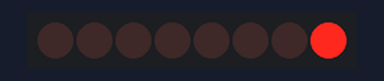
The sketch below on a simulated Arduino Uno, built with avr-gcc and run on an emulated ATmega328P. Shown: 8 shift-register outputs drawn as a row of LEDs (first output left, lit = HIGH). Wiring (inferred from the names in the program): shift register (74HC595): data pin 2; shift clock pin 5; latch pin 4. Wiring (inferred from the signals the program sends): row of LEDs: on Q0, Q1, Q2, Q3, Q4, Q5, Q6, Q7.

Above: at 0.6 s.
At 5.1 s:
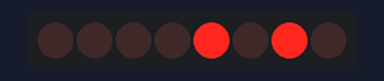
At 10.1 s:
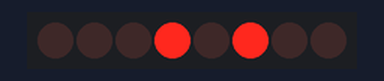
At 20.1 s:
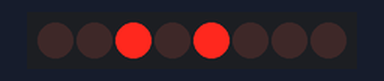
At 30.1 s:
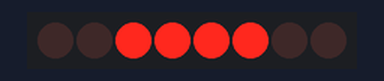
At 39.75 s:
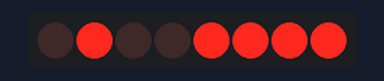
Timing chart, 0 to 40.0 s (numbered marks = the images above):
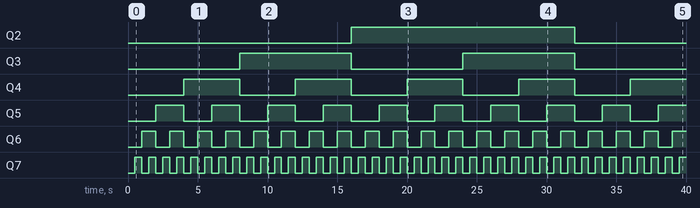

The sketch:

simple_TPIC6B595.ino
```cpp
/*
+-~-+-~-+-~-+-~-+-~-+-~-+-~-+-~-+-~-+-~-+
Sketch: simple_TPIC6B595.ino
Created on: Sat Jan 18 11:07:11 MST 2014
+-~-+-~-+-~-+-~-+-~-+-~-+-~-+-~-+-~-+-~-+

Notes:
This setup outputs 8 bits in 128/64/32/16/8/4/2/1 order
                              |  /  /  |  | | | |
                              |  |  |  |  | |  \ \
                             D0 D1 D2 D3 D4 D5 D6 D7

The TPIC6B595 is a medium current shift register, that can sink
(supply ground to) upto 150ma. Be sure to use resistors on your LEDs,
because they will pop if the full 150 mA gets run through them.

Make sure to use a pull-up resistor (5K+ ohms) from pin 8 (SRCLR) to
positive power, otherwise the outputs will not see the data that's fed
in.

If you plan on have multiple high-current LED on at the same time,
make sure to tie all three ground pins to 0V.

*/

#define GATE_DELAY 20

// Arduino pins defined here.
#define SER_IN 2
#define SRCK   5
#define RCK    4

void b595_write(byte bits)
{
    shiftOut(SER_IN, SRCK, LSBFIRST, bits);

    // Must pulse the latch (RCK) to output the byte
    delayMicroseconds(GATE_DELAY);
    digitalWrite(RCK, HIGH);
    delayMicroseconds(GATE_DELAY);
    digitalWrite(RCK, LOW);
}

void setup()
{
    pinMode(SER_IN, OUTPUT);
    pinMode(SRCK, OUTPUT);
    pinMode(RCK, OUTPUT);
}

void loop()
{
    for (int i=0; i<256; i++)
    {
        b595_write(i);
        delay(500);
    }
}
```

Measured:
- by itself, Q2: LOW → HIGH at 16.0 s, → LOW 16.0 s later
- by itself, Q3: alternates HIGH for 8.0 s and LOW for 8.0 s
- by itself, Q4: alternates HIGH for 4.0 s and LOW for 4.0 s
- by itself, Q5: alternates HIGH for 2.0 s and LOW for 2.0 s
- by itself, Q6: alternates HIGH for 1.0 s and LOW for 1.0 s
- by itself, Q7: alternates HIGH for 0.50 s and LOW for 0.50 s
